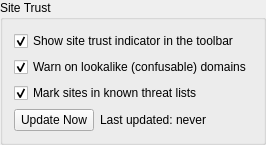
        <widget class="QGroupBox" name="siteTrustGroupBox">
         <property name="title">
          <string>Site Trust</string>
         </property>
         <layout class="QVBoxLayout">
          <item>
           <widget class="QCheckBox" name="siteTrustEnabled">
            <property name="toolTip">
             <string>Show a trust badge on the toolbar's security indicator — it flags lookalike domains and sites on known threat lists. Uncheck to hide the badge and skip the checks.</string>
            </property>
            <property name="accessibleName">
             <string>Show site trust indicator in the toolbar</string>
            </property>
            <property name="text">
             <string>Show site trust indicator in the toolbar</string>
            </property>
            <property name="checked">
             <bool>true</bool>
            </property>
           </widget>
          </item>
          <item>
           <widget class="QCheckBox" name="siteTrustLookalike">
            <property name="toolTip">
             <string>Flag domains that visually imitate a well-known site (confusable or misspelled lookalikes). Uncheck to skip the lookalike check.</string>
            </property>
            <property name="accessibleName">
             <string>Warn on lookalike (confusable) domains</string>
            </property>
            <property name="text">
             <string>Warn on lookalike (confusable) domains</string>
            </property>
            <property name="checked">
             <bool>true</bool>
            </property>
           </widget>
          </item>
          <item>
           <widget class="QCheckBox" name="siteTrustThreatlist">
            <property name="toolTip">
             <string>Flag sites that appear on known threat lists. Uncheck to skip the threat-list probe.</string>
            </property>
            <property name="accessibleName">
             <string>Mark sites in known threat lists</string>
            </property>
            <property name="text">
             <string>Mark sites in known threat lists</string>
            </property>
            <property name="checked">
             <bool>true</bool>
            </property>
           </widget>
          </item>
          <item>
           <layout class="QHBoxLayout">
            <item>
             <widget class="QPushButton" name="siteTrustUpdateButton">
              <property name="sizePolicy">
               <sizepolicy hsizetype="Maximum" vsizetype="Fixed">
                <horstretch>0</horstretch>
                <verstretch>0</verstretch>
               </sizepolicy>
              </property>
              <property name="accessibleName">
               <string>Update site trust lists now</string>
              </property>
              <property name="toolTip">
               <string>Download the latest site-rank and threat-list updates.</string>
              </property>
              <property name="text">
               <string>Update Now</string>
              </property>
             </widget>
            </item>
            <item>
             <widget class="QLabel" name="siteTrustUpdateLabel">
              <property name="accessibleName">
               <string>Site trust lists update status</string>
              </property>
              <property name="text">
               <string>Last updated: never</string>
              </property>
             </widget>
            </item>
            <item>
             <spacer name="siteTrustUpdateSpacer">
              <property name="orientation">
               <enum>Qt::Horizontal</enum>
              </property>
              <property name="sizeHint" stdset="0">
               <size>
                <width>40</width>
                <height>20</height>
               </size>
              </property>
             </spacer>
            </item>
           </layout>
          </item>
         </layout>
        </widget>
